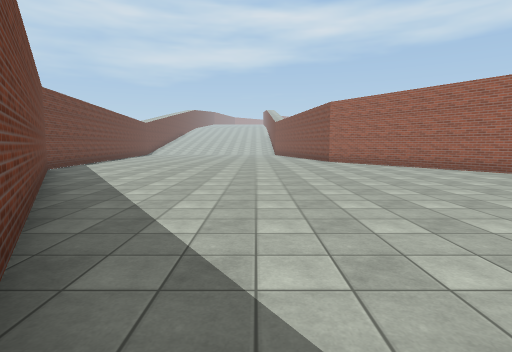
View 1 (above)

20 first-person views from a walk through a Unity game level. The camera is 1.5 m above the floor, tilts 6° down and sees 80° across. The floor is counted in squares, 2 m on a side. Each view is taken from the middle of a square. On the plan, view 1 faces up. The plan holds only what a view shows up to about 10 squares ahead; the rest is blank. The place goes on beyond the plan. Surface patterns are stand-ins for the level's own textures.

View 2
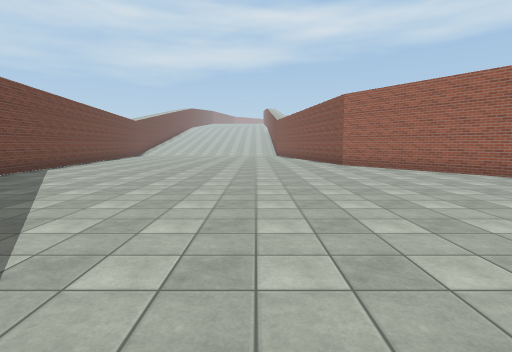

View 3
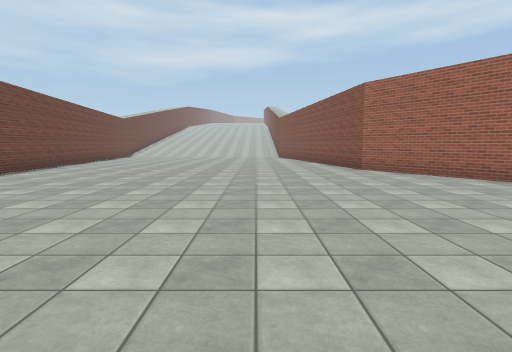

View 4
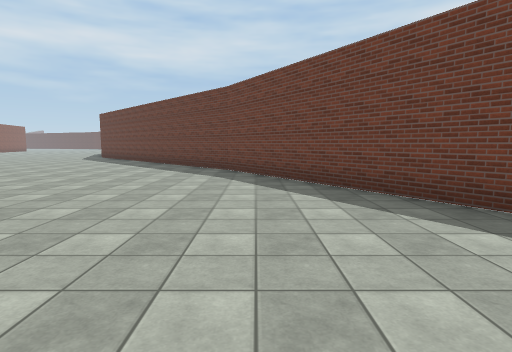

View 5
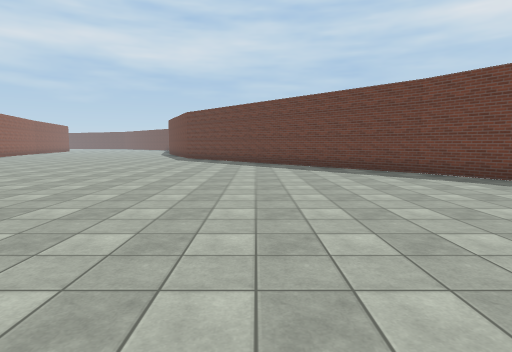

View 6
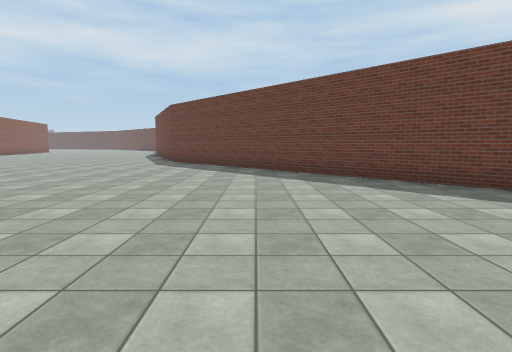

View 7
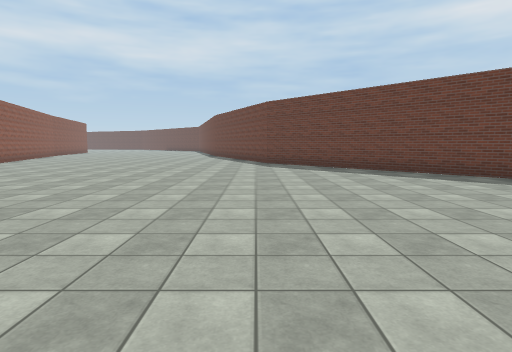

View 8
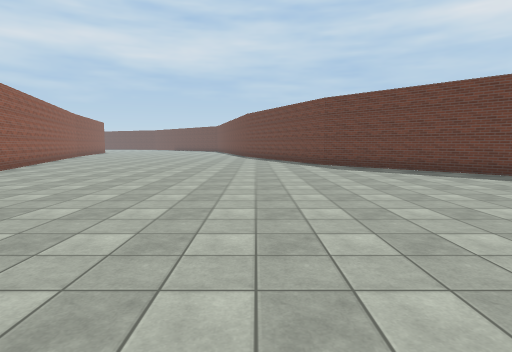

View 9
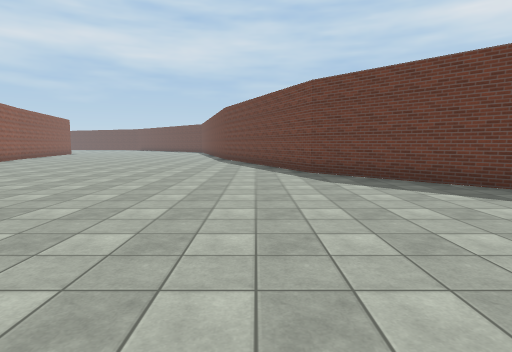

View 10
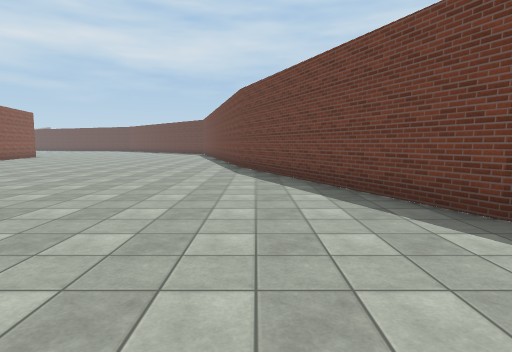

View 11
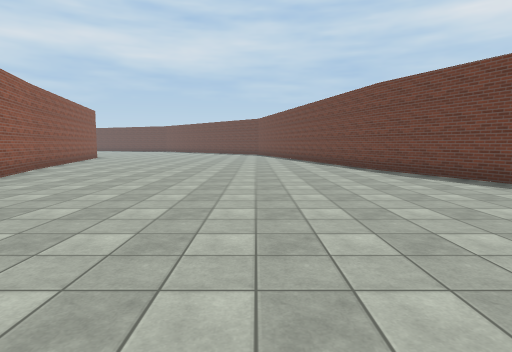

View 12
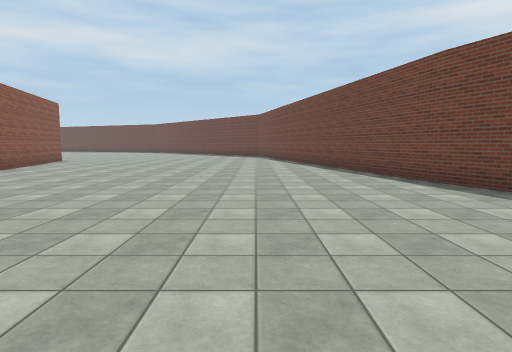

View 13
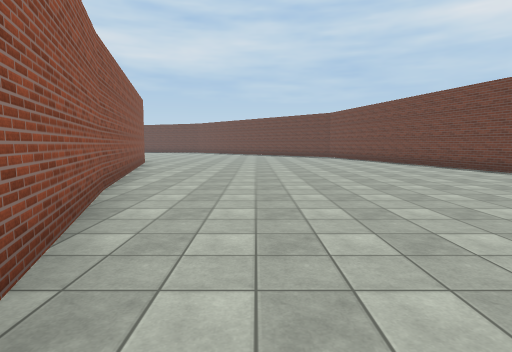

View 14
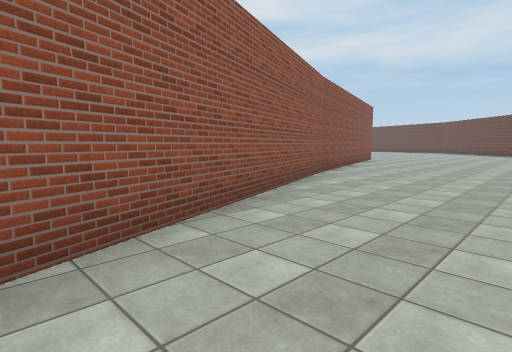

View 15
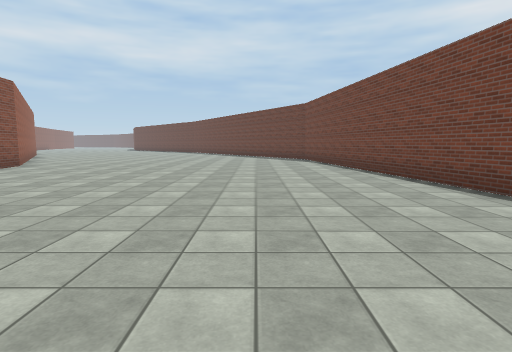

View 16
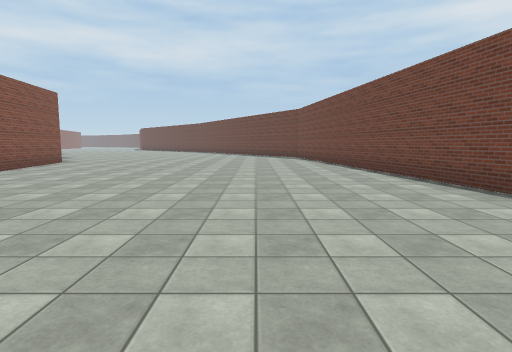

View 17
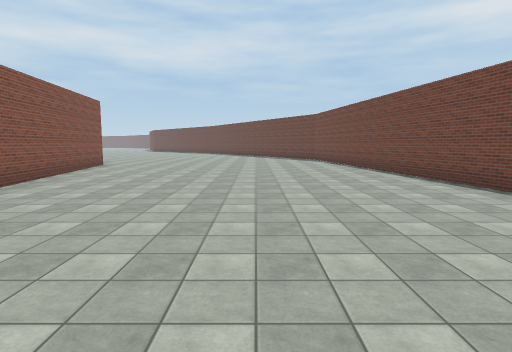

View 18
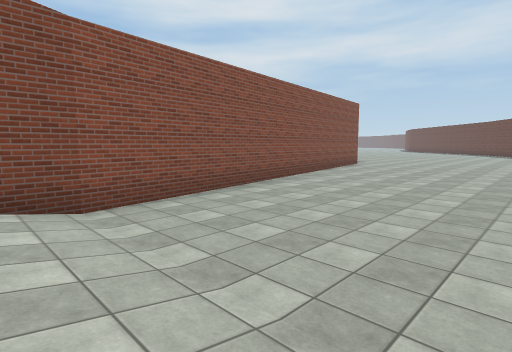

View 19
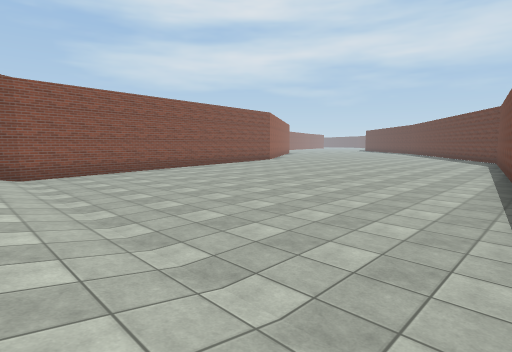

View 20
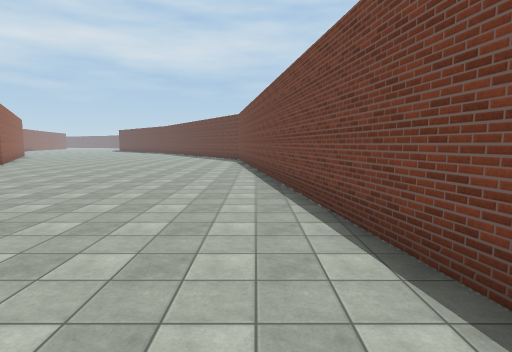

### Floor plan
Key: @ floor where view 1 was taken; # wall or solid block; . main floor; - floor 0.25 m lower than the main floor; / step, stairs or slope.
Columns run from 9 left of view 1 to 23 right of it. Each row starts with its distance up from view 1.
 25  //////////#
 24  //////////#
 23 #----------#
 22 #----------#
 21 ##---------#
 20  #---------#
 19  #---......##
 18  #-.........#
 17  #..........#
 16  #..........#
 15  ##.........#
 14   #.........#
 13   #.........##
 12   #..........##
 11   #...........#
 10   #...........##
  9   ##...........##
  8    #............#
  7    ##...........
  6     ##.........
  5      #..........
  4      ##..........
  3       #...........
  2       ##...........
  1        ##............
  0         #@............
 -1         ##.............
 -2          ##.............
 -3           ##.............
 -4            ##............
 -5             ##............
 -6              ##............
 -7               #............##
 -8               ##............#
 -9                ##...........#
-10                 ##..........##
-11                  ##..........#
-12                   #..........#
-13                   ##.........##
-14                    #..........#
-15                    #..........#
-16                    ##.........##
-17                     #..........#
-18                     #..........#
-19                     ##.........##
-20                      #..........#
-21                      #..........#
-22                      ##.........#

Where each view was taken, in squares from view 1:
view 1: 0 up, 0 right, facing up
view 2: 2 up, 0 right, facing up
view 3: 4 up, 0 right, facing up
view 4: 7 up, 0 right, facing down
view 5: 6 up, 5 right, facing down
view 6: 3 up, 5 right, facing down
view 7: 2 up, 9 right, facing down
view 8: 1 up, 11 right, facing down
view 9: 2 down, 10 right, facing down
view 10: 7 down, 11 right, facing down
view 11: 8 down, 15 right, facing down
view 12: 11 down, 15 right, facing down
view 13: 12 down, 19 right, facing down
view 14: 10 down, 17 right, facing down-right
view 15: 22 up, 4 left, facing down
view 16: 24 up, 4 left, facing down
view 17: 25 up, 3 left, facing down
view 18: 25 up, 3 left, facing down-right
view 19: 25 up, 8 left, facing down-right
view 20: 25 up, 7 left, facing down
